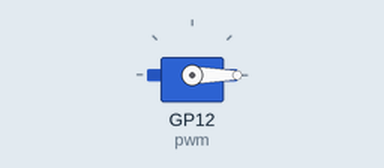
A program run on a simulated Raspberry Pi Pico running CircuitPython. On the bench: servo.

Above: at 0.05 s.
At 1.5 s:
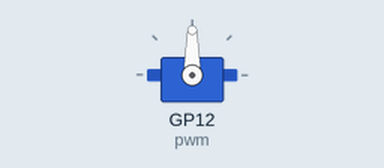
At 3.0 s:
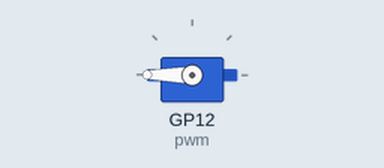
Timing chart, 0 to 6.9 s (numbered marks = the images above):
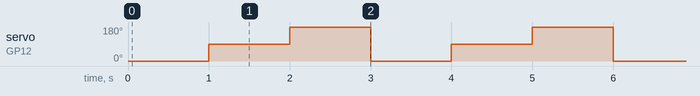

The program:

servo_example.py
```python
import board, pwmio, time
from adafruit_motor import servo

pwm = pwmio.PWMOut(board.GP12, frequency=50)
my_servo = servo.Servo(pwm)

while True:

    my_servo.angle = 0
    time.sleep(1)

    my_servo.angle = 90
    time.sleep(1)

    my_servo.angle = 180
    time.sleep(1)
```

Measured:
- by itself, servo on GP12 (pwm): repeats every 3.0 s: 180° 1.0 s, 0° 1.0 s, 90° 1.0 s
